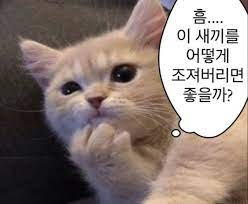
#> input picture EXAM_ML/DAY_0315/cat2.png, 248 x 204 px
$ jupyter execute image.ipynb
#> lines starting #> are read from the running program, lines starting #| are printed output that depends on the picture
📚 이미지 처리 패키지 Pillow
- 설치 : !pip install pillow

[cell 1]
# !pip install pillow

[cell 2]
from PIL import Image

[cell 3]
FILE = '../DAY_0315/cat2.png'

[cell 4]
try:
    im_data = Image.open(FILE)
#> im_data is the input picture: PIL image 248x204 RGB; mean R, G, B 138.7, 124.3, 119.2
except Exception as e:
    print(e)

[cell 5]
type(im_data)

[cell 6]
# 이미지 파일 객체 속성
# 파일의 너비, 높이, 사이즈
im_data.width, im_data.height, im_data.size
#> Out = (248, 204, (248, 204))

[cell 7]
# 실제 이미지 raw 데이터 (16진수로 표시)
im_data.tobytes()

[cell 8]
im_data.resize((100, 100))
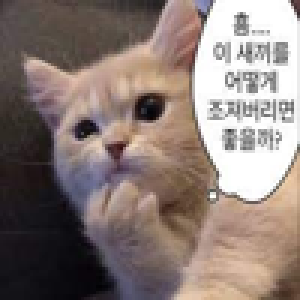
#> Out: PIL image 100x100 RGB (shown 3 times larger); mean R, G, B 138.7, 124.3, 119.2

[cell 9]
im_data.rotate(45)
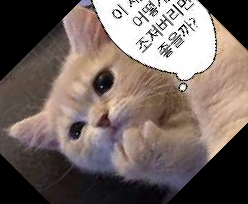
#> Out: PIL image 248x204 RGB; mean R, G, B 117.2, 103.9, 98.9

[cell 10]
g_img = im_data.convert('L')
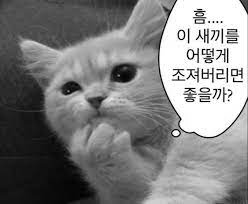
#> g_img: PIL image 248x204 L; min 0, max 255, mean 128.1
g_img

[cell 11]
g_img.format, g_img.mode

[cell 12]
g_img.size
#> Out = (248, 204)
